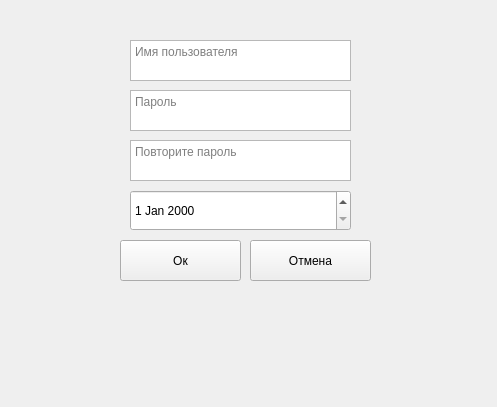
<?xml version="1.0" encoding="UTF-8"?>
<ui version="4.0">
 <class>Form</class>
 <widget class="QWidget" name="Form">
  <property name="geometry">
   <rect>
    <x>0</x>
    <y>0</y>
    <width>497</width>
    <height>407</height>
   </rect>
  </property>
  <property name="windowTitle">
   <string>Form</string>
  </property>
  <widget class="QWidget" name="widget" native="true">
   <property name="geometry">
    <rect>
     <x>10</x>
     <y>10</y>
     <width>440</width>
     <height>380</height>
    </rect>
   </property>
   <property name="minimumSize">
    <size>
     <width>440</width>
     <height>380</height>
    </size>
   </property>
   <widget class="QTextEdit" name="textEdit">
    <property name="geometry">
     <rect>
      <x>120</x>
      <y>30</y>
      <width>221</width>
      <height>41</height>
     </rect>
    </property>
    <property name="placeholderText">
     <string>Имя пользователя</string>
    </property>
   </widget>
   <widget class="QTextEdit" name="textEdit_2">
    <property name="geometry">
     <rect>
      <x>120</x>
      <y>80</y>
      <width>221</width>
      <height>41</height>
     </rect>
    </property>
    <property name="placeholderText">
     <string>Пароль</string>
    </property>
   </widget>
   <widget class="QTextEdit" name="textEdit_3">
    <property name="geometry">
     <rect>
      <x>120</x>
      <y>130</y>
      <width>221</width>
      <height>41</height>
     </rect>
    </property>
    <property name="placeholderText">
     <string>Повторите пароль</string>
    </property>
   </widget>
   <widget class="QPushButton" name="pushButton">
    <property name="geometry">
     <rect>
      <x>110</x>
      <y>230</y>
      <width>121</width>
      <height>41</height>
     </rect>
    </property>
    <property name="text">
     <string>Ок</string>
    </property>
   </widget>
   <widget class="QPushButton" name="pushButton_2">
    <property name="geometry">
     <rect>
      <x>240</x>
      <y>230</y>
      <width>121</width>
      <height>41</height>
     </rect>
    </property>
    <property name="text">
     <string>Отмена</string>
    </property>
   </widget>
   <widget class="QDateEdit" name="dateEdit">
    <property name="geometry">
     <rect>
      <x>120</x>
      <y>180</y>
      <width>221</width>
      <height>41</height>
     </rect>
    </property>
   </widget>
  </widget>
 </widget>
 <resources/>
 <connections/>
</ui>
